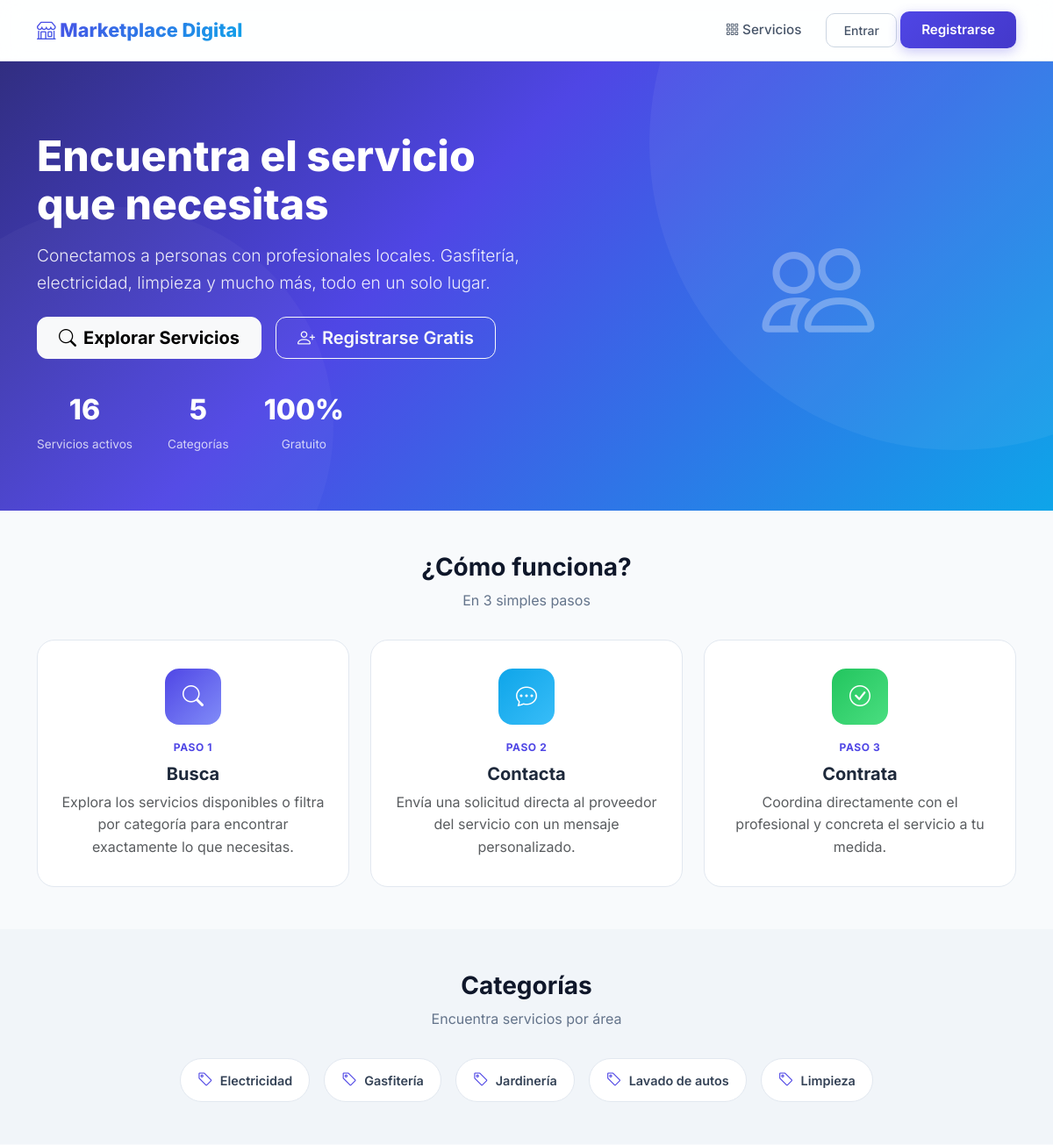
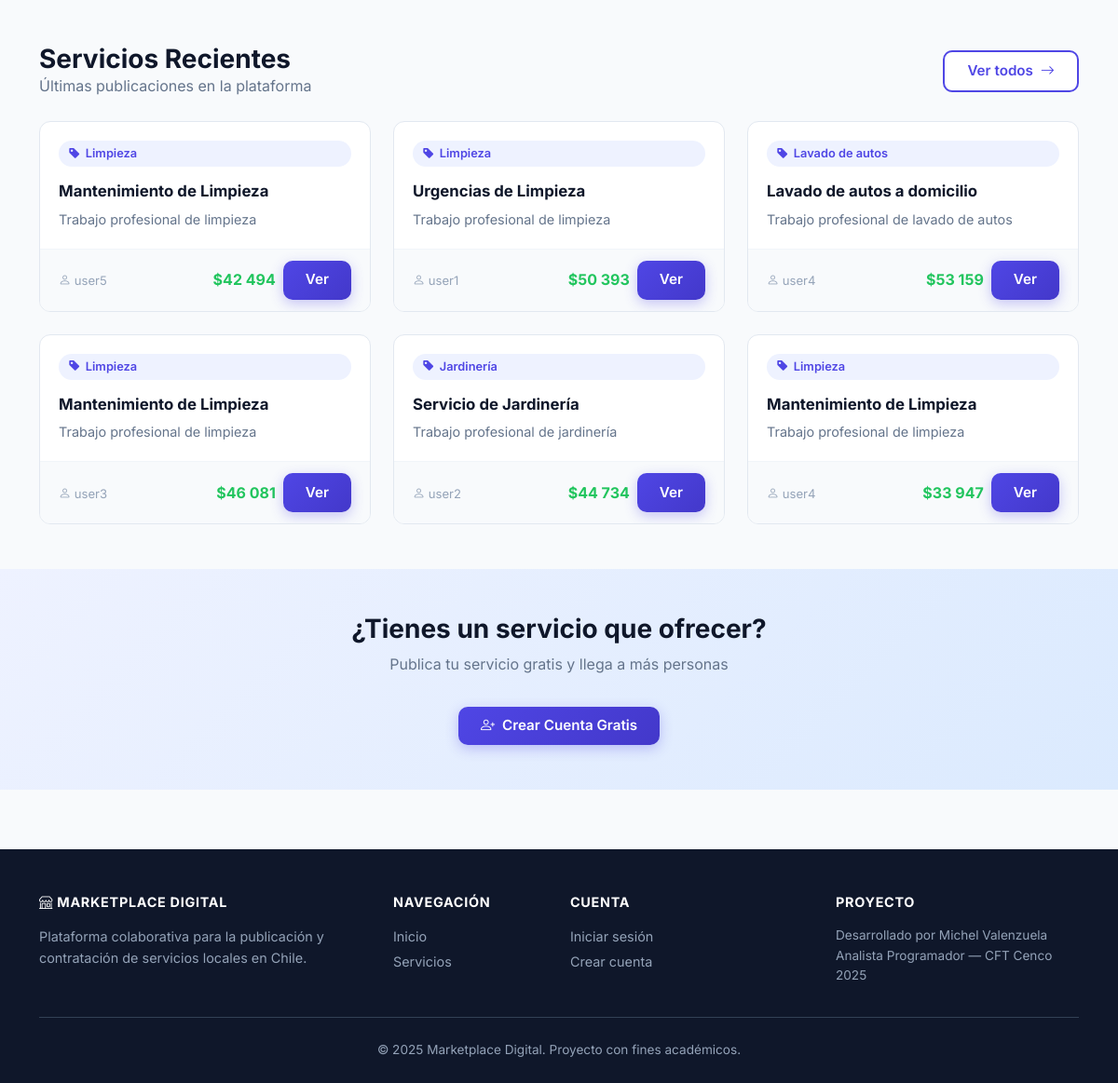
The page / on the database its author committed (2 pictures, top to bottom).
### services/models.py (models this page shows, shortened)
class Category(models.Model):
    name = models.CharField(max_length=80, unique=True)  # ← nombre visible (ej. Gasfitería)
    slug = models.SlugField(max_length=90, unique=True, blank=True)  # ← para filtrar por URL

class Service(models.Model):
    owner = models.ForeignKey(User, on_delete=models.CASCADE, related_name="services")
    title = models.CharField(max_length=120)           # ← título de la publicación
    description = models.TextField()                   # ← descripción
    category = models.ForeignKey(Category, on_delete=models.PROTECT, related_name="services")
    price_from = models.DecimalField(max_digits=10, decimal_places=2, null=True, blank=True)
    is_active = models.BooleanField(default=True)      # ← permite ocultar/pausar un servicio
    created_at = models.DateTimeField(auto_now_add=True)  # ← fecha de creación automática

### services/views.py (the view)
# urls.py: path("", LandingView.as_view(), name="home"),
class LandingView(ListView):
    model = Service
    template_name = "services/landing.html"
    def get_queryset(self):
        return (Service.objects
                .select_related("category", "owner")
                .filter(is_active=True)
                .order_by("-created_at")[:6])
    def get_context_data(self, **kwargs):
        ctx = super().get_context_data(**kwargs)
        ctx["categories"] = Category.objects.all().order_by("name")
        ctx["recent_services"] = self.get_queryset()
        ctx["total_services"] = Service.objects.filter(is_active=True).count()
        ctx["total_categories"] = Category.objects.count()
        return ctx

### templates/services/landing.html (shortened to what this page needs)
{% extends "base.html" %}
{% load humanize %}
{% block content %}
<section class="hero-section">
  <div class="container position-relative" style="z-index:2;">
    <div class="row align-items-center">
      <div class="col-lg-7">
        <h1>Encuentra el servicio<br>que necesitas</h1>
        <p class="lead mb-4">Conectamos a personas con profesionales locales. Gasfitería, electricidad, limpieza y mucho más, todo en un solo lugar.</p>
        <div class="d-flex gap-3 flex-wrap mb-4">
          <a href="{% url 'service_list' %}" class="btn btn-light btn-lg px-4" style="border-radius:12px;font-weight:700;">
            <i class="bi bi-search me-2"></i>Explorar Servicios
          </a>
          {% if user.is_authenticated %}
            <a href="{% url 'service_new' %}" class="btn btn-outline-light btn-lg px-4" style="border-radius:12px;font-weight:600;">
              <i class="bi bi-plus-circle me-2"></i>Publicar Servicio
            </a>
          {% else %}
            <a href="{% url 'signup' %}" class="btn btn-outline-light btn-lg px-4" style="border-radius:12px;font-weight:600;">
              <i class="bi bi-person-plus me-2"></i>Registrarse Gratis
            </a>
          {% endif %}
        </div>
        <div class="hero-stats">
          <div class="stat">
            <span class="stat-number">{{ total_services }}</span>
            <span class="stat-label">Servicios activos</span>
          </div>
          <div class="stat">
            <span class="stat-number">{{ total_categories }}</span>
            <span class="stat-label">Categorías</span>
          </div>
          <div class="stat">
            <span class="stat-number">100%</span>
            <span class="stat-label">Gratuito</span>
          </div>
        </div>
      </div>
      <div class="col-lg-5 d-none d-lg-flex justify-content-center">
        <div style="font-size:8rem;opacity:.3;">
          <i class="bi bi-people"></i>
        </div>
      </div>
    </div>
  </div>
</section>
<section class="container py-5">
  <div class="text-center mb-4">
    <h2 class="section-title">¿Cómo funciona?</h2>
    <p class="section-subtitle">En 3 simples pasos</p>
  </div>
  <div class="row g-4">
    <div class="col-md-4">
      <div class="step-card">
        <div class="step-icon bg-1"><i class="bi bi-search"></i></div>
        <div class="step-number">Paso 1</div>
        <h5 style="font-weight:700;">Busca</h5>
        <p class="text-muted mb-0">Explora los servicios disponibles o filtra por categoría para encontrar exactamente lo que necesitas.</p>
      </div>
    </div>
    <div class="col-md-4">
      <div class="step-card">
        <div class="step-icon bg-2"><i class="bi bi-chat-dots"></i></div>
        <div class="step-number">Paso 2</div>
        <h5 style="font-weight:700;">Contacta</h5>
        <p class="text-muted mb-0">Envía una solicitud directa al proveedor del servicio con un mensaje personalizado.</p>
      </div>
    </div>
    <div class="col-md-4">
      <div class="step-card">
        <div class="step-icon bg-3"><i class="bi bi-check-circle"></i></div>
        <div class="step-number">Paso 3</div>
        <h5 style="font-weight:700;">Contrata</h5>
        <p class="text-muted mb-0">Coordina directamente con el profesional y concreta el servicio a tu medida.</p>
      </div>
    </div>
  </div>
</section>
{% if categories %}
<section class="py-5" style="background:var(--gray-100);">
  <div class="container">
    <div class="text-center mb-4">
      <h2 class="section-title">Categorías</h2>
      <p class="section-subtitle">Encuentra servicios por área</p>
    </div>
    <div class="d-flex flex-wrap gap-3 justify-content-center">
      {% for cat in categories %}
        <a href="{% url 'service_list' %}?cat={{ cat.slug }}" class="category-pill">
          <i class="bi bi-tag"></i> {{ cat.name }}
        </a>
      {% endfor %}
    </div>
  </div>
</section>
{% endif %}
{% if recent_services %}
<section class="container py-5">
  <div class="d-flex justify-content-between align-items-center mb-4">
    <div>
      <h2 class="section-title mb-0">Servicios Recientes</h2>
      <p class="section-subtitle mb-0">Últimas publicaciones en la plataforma</p>
    </div>
    <a href="{% url 'service_list' %}" class="btn btn-mk-secondary">
      Ver todos <i class="bi bi-arrow-right ms-1"></i>
    </a>
  </div>
  <div class="row row-cols-1 row-cols-md-2 row-cols-lg-3 g-4">
    {% for s in recent_services %}
    <div class="col">
      <div class="service-card">
        <div class="card-body">
          <span class="category-badge mb-2">
            <i class="bi bi-tag-fill"></i> {{ s.category.name }}
          </span>
          <h5 class="card-title mt-2">{{ s.title }}</h5>
          <p class="card-text">{{ s.description|truncatewords:20 }}</p>
        </div>
        <div class="card-footer">
          <div>
            <span class="owner-tag"><i class="bi bi-person"></i> {{ s.owner.username }}</span>
          </div>
          <div class="d-flex align-items-center gap-2">
            {% if s.price_from %}
              <span class="price-tag">${{ s.price_from|floatformat:0|intcomma }}</span>
            {% endif %}
            <a href="{% url 'service_detail' s.pk %}" class="btn btn-mk-primary btn-sm">Ver</a>
          </div>
        </div>
      </div>
    </div>
    {% endfor %}
  </div>
</section>
{% endif %}
<section class="py-5 text-center" style="background: linear-gradient(135deg, var(--primary-bg), #dbeafe);">
  <div class="container">
    <h2 class="section-title">¿Tienes un servicio que ofrecer?</h2>
    <p class="section-subtitle">Publica tu servicio gratis y llega a más personas</p>
    {% if user.is_authenticated %}
      <a href="{% url 'service_new' %}" class="btn btn-mk-primary btn-lg">
        <i class="bi bi-plus-circle me-2"></i>Publicar Servicio
      </a>
    {% else %}
      <a href="{% url 'signup' %}" class="btn btn-mk-primary btn-lg">
        <i class="bi bi-person-plus me-2"></i>Crear Cuenta Gratis
      </a>
    {% endif %}
  </div>
</section>
{% endblock %}

### templates/base.html (shortened to what this page needs)
{% load static %}
<!doctype html>
<html lang="es">
<head>
  <link rel="stylesheet" href="https://cdn.jsdelivr.net/npm/bootstrap@5.3.3/dist/css/bootstrap.min.css">
  <link rel="stylesheet" href="https://cdn.jsdelivr.net/npm/bootstrap-icons@1.11.3/font/bootstrap-icons.min.css">
  <link rel="stylesheet" href="{% static 'css/style.css' %}">
</head>
<body>
<nav class="mk-navbar navbar navbar-expand-lg">
  <div class="container">
    <a class="navbar-brand" href="{% url 'home' %}">
      <i class="bi bi-shop"></i> Marketplace Digital
    </a>
    <div class="collapse navbar-collapse" id="navMain">
      <ul class="navbar-nav ms-auto align-items-center gap-1">
        <li class="nav-item">
          <a class="nav-link" href="{% url 'service_list' %}">
            <i class="bi bi-grid-3x3-gap me-1"></i>Servicios
          </a>
        </li>
        {% if user.is_authenticated %}
          <li class="nav-item">
            <a class="nav-link" href="{% url 'service_new' %}">
              <i class="bi bi-plus-circle me-1"></i>Publicar
            </a>
          </li>
          <li class="nav-item">
            <a class="nav-link" href="{% url 'my_services' %}">
              <i class="bi bi-person-lines-fill me-1"></i>Mis Servicios
            </a>
          </li>
          <li class="nav-item ms-2">
            <span class="user-badge">
              <i class="bi bi-person-circle"></i> {{ user.username }}
            </span>
          </li>
          <li class="nav-item">
            <form action="{% url 'logout' %}" method="post" class="d-inline">
              {% csrf_token %}
              <button class="btn btn-mk-outline btn-sm ms-2" type="submit">
                <i class="bi bi-box-arrow-right"></i> Salir
              </button>
            </form>
          </li>
        {% else %}
          <li class="nav-item ms-2">
            <a class="btn btn-mk-outline btn-sm" href="{% url 'login' %}">Entrar</a>
          </li>
          <li class="nav-item">
            <a class="btn btn-mk-primary btn-sm" href="{% url 'signup' %}">Registrarse</a>
          </li>
        {% endif %}
      </ul>
    </div>
  </div>
</nav>
<main>
  {% block content %}{% endblock %}
</main>
<footer class="mk-footer">
  <div class="container">
    <div class="row g-4">
      <div class="col-md-4">
        <h6><i class="bi bi-shop"></i> Marketplace Digital</h6>
        <p class="mb-0" style="font-size:.9rem;">Plataforma colaborativa para la publicación y contratación de servicios locales en Chile.</p>
      </div>
      <div class="col-md-2">
        <h6>Navegación</h6>
        <ul class="list-unstyled" style="font-size:.9rem;">
          <li class="mb-1"><a href="{% url 'home' %}">Inicio</a></li>
          <li class="mb-1"><a href="{% url 'service_list' %}">Servicios</a></li>
        </ul>
      </div>
      <div class="col-md-3">
        <h6>Cuenta</h6>
        <ul class="list-unstyled" style="font-size:.9rem;">
          {% if user.is_authenticated %}
            <li class="mb-1"><a href="{% url 'service_new' %}">Publicar servicio</a></li>
            <li class="mb-1"><a href="{% url 'my_services' %}">Mis servicios</a></li>
          {% else %}
            <li class="mb-1"><a href="{% url 'login' %}">Iniciar sesión</a></li>
            <li class="mb-1"><a href="{% url 'signup' %}">Crear cuenta</a></li>
          {% endif %}
        </ul>
      </div>
      <div class="col-md-3">
        <h6>Proyecto</h6>
        <p class="mb-0" style="font-size:.85rem;">
          Desarrollado por Michel Valenzuela<br>
          Analista Programador — CFT Cenco<br>
          2025
        </p>
      </div>
    </div>
    <div class="footer-bottom text-center">
      &copy; 2025 Marketplace Digital. Proyecto con fines académicos.
    </div>
  </div>
</footer>
</body>
</html>

### rows shown on the page
Category: name "Electricidad"
Category: name "Gasfitería"
Category: name "Jardinería"
Category: name "Lavado de autos"
Category: name "Limpieza"
Service: category.name "Limpieza", title "Mantenimiento de Limpieza", description "Trabajo profesional de limpieza", owner.username "user5", price_from "42 494"
Service: category.name "Limpieza", title "Urgencias de Limpieza", description "Trabajo profesional de limpieza", owner.username "user1", price_from "50 393"
Service: category.name "Lavado de autos", title "Lavado de autos a domicilio", description "Trabajo profesional de lavado de autos", owner.username "user4", price_from "53 159"
Service: category.name "Limpieza", title "Mantenimiento de Limpieza", description "Trabajo profesional de limpieza", owner.username "user3", price_from "46 081"
Service: category.name "Jardinería", title "Servicio de Jardinería", description "Trabajo profesional de jardinería", owner.username "user2", price_from "44 734"
Service: category.name "Limpieza", title "Mantenimiento de Limpieza", description "Trabajo profesional de limpieza", owner.username "user4", price_from "33 947"

### other values the page prints
{{ total_services }} "16"
{{ total_categories }} "5"
